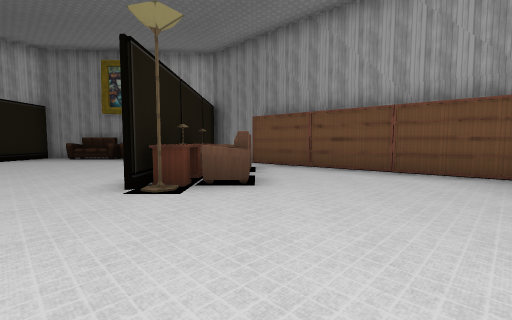
view 1 (above)

16 first-person views from a walk through a Godot game level. The camera is 1.3 m above the floor, tilts 4° down and sees 90° across. The floor is counted in squares, 2 m on a side. Each view is taken from the middle of a square. On the plan, view 1 faces up. The plan holds only what a view shows up to about 9 squares ahead; the rest is blank. Some surface patterns are stand-ins.

view 2
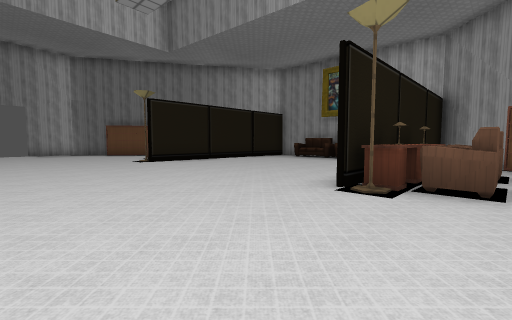

view 3
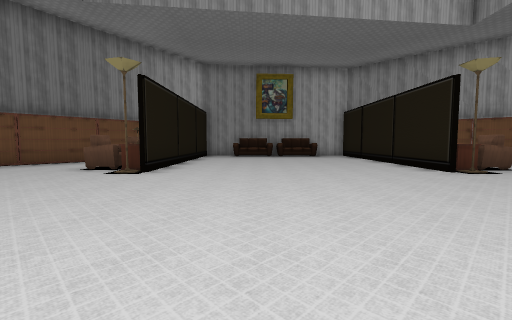

view 4
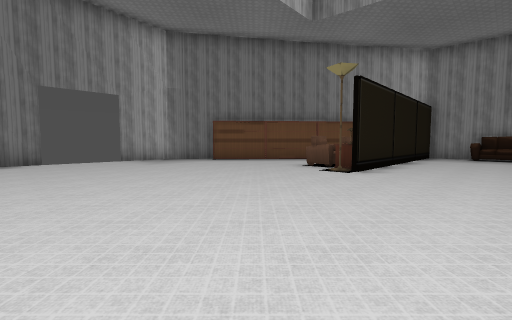

view 5
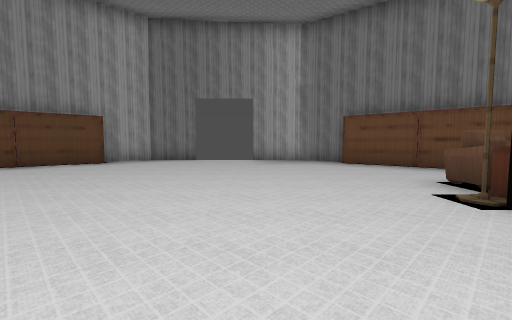

view 6
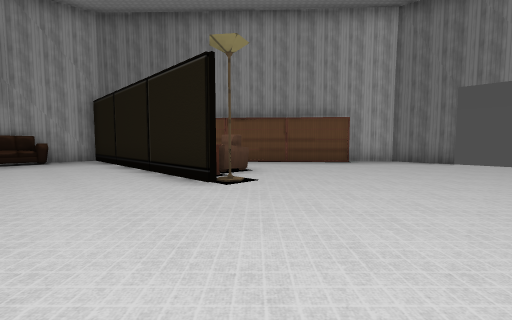

view 7
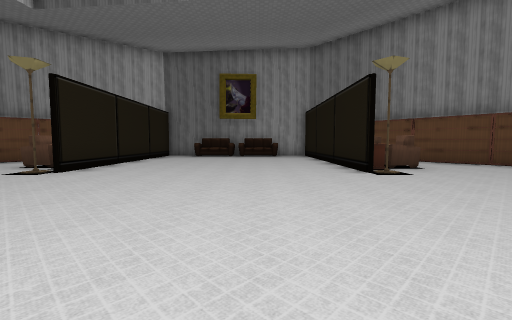

view 8
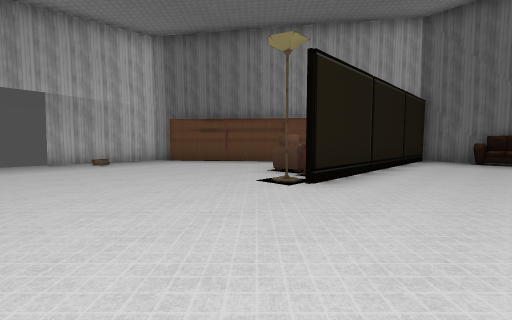

view 9
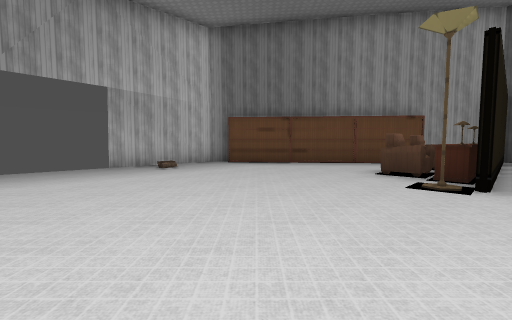

view 10
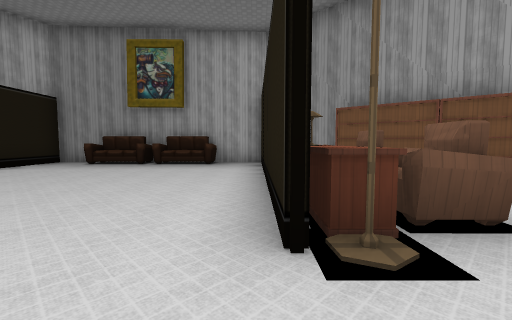

view 11
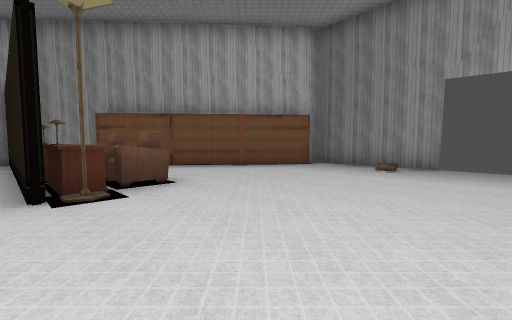

view 12
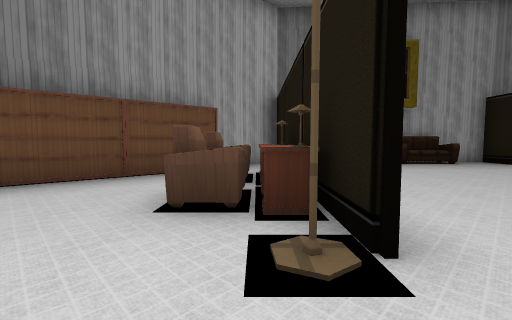

view 13
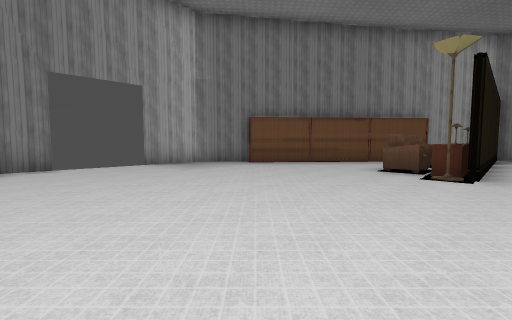

view 14
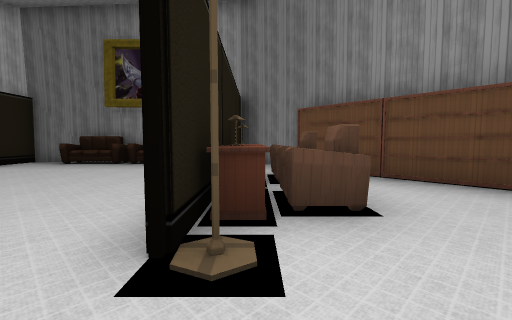

view 15
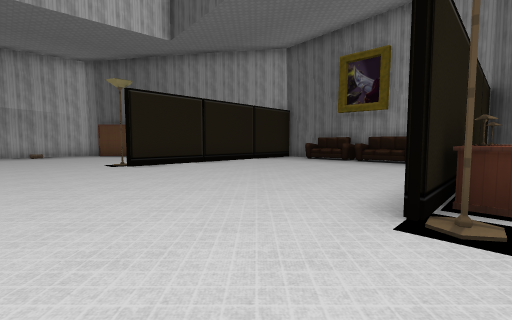

view 16
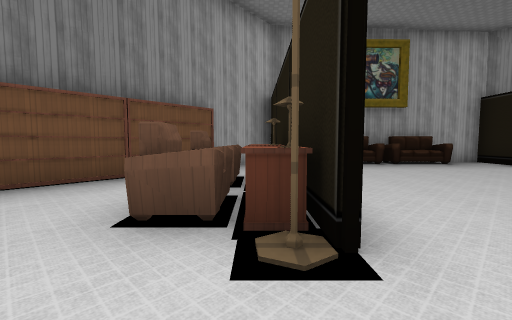

### Floor plan
Key: @ floor where view 1 was taken; # wall or solid block; . floor; B bookshelf; E desk; C chair; L lamp; S sofa; O other object.
Columns run from 16 left of view 1 to 5 right of it. Each row starts with its distance up from view 1.
 11              ##
 10        ##SSSS.##
  9       ###.....####
  8      BB #.....# B##
  7     BBCO#.....#O..#
  6    BB.CO#......EC..B
  5    B..CE.......O....B#
  4  #B...CL.......LC.....
  3 ##....................
  2 #.....................
  1  .....................
  0  ...............@.....
 -1  .....................
 -2 #.....................
 -3 #......L.......L......
 -4  #B....E.......L......
 -5   BB..CL.......E....B#
 -6    BB.CO.......O...B
 -7     BBCO#.....#O..#
 -8      #B##.....# B##
 -9      ####.....####
-10        ##SSSS.##
-11              ##

Where each view was taken, in squares from view 1:
view 1: 0 up, 0 right, facing up
view 2: 0 up, 0 right, facing up-left
view 3: 2 down, 6 left, facing up
view 4: 2 down, 6 left, facing up-left
view 5: 1 up, 6 left, facing left
view 6: 0 up, 6 left, facing down-left
view 7: 2 up, 6 left, facing down
view 8: 0 up, 4 left, facing down-right
view 9: 1 up, 2 left, facing down-right
view 10: 2 up, 2 left, facing up
view 11: 0 up, 2 left, facing up-right
view 12: 2 down, 1 left, facing down
view 13: 2 down, 8 left, facing up-left
view 14: 2 down, 9 left, facing down
view 15: 1 down, 9 left, facing down-right
view 16: 2 up, 9 left, facing up
